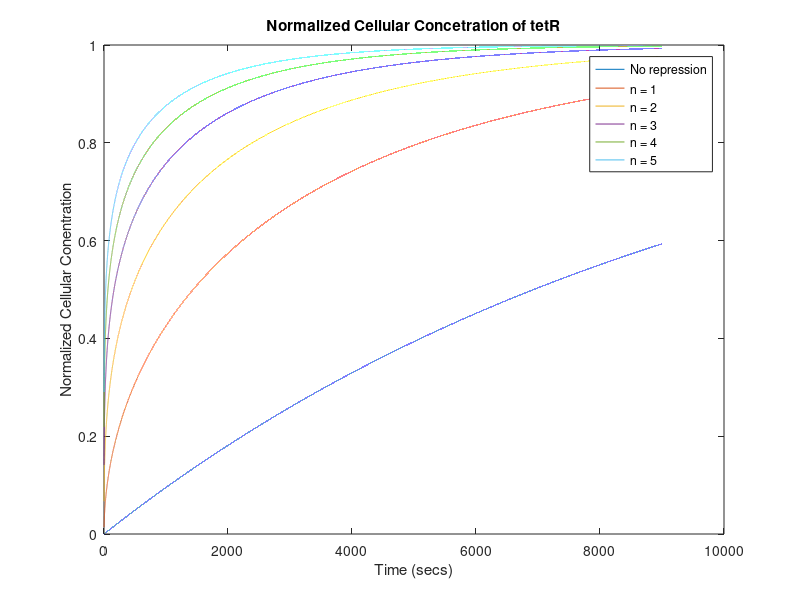
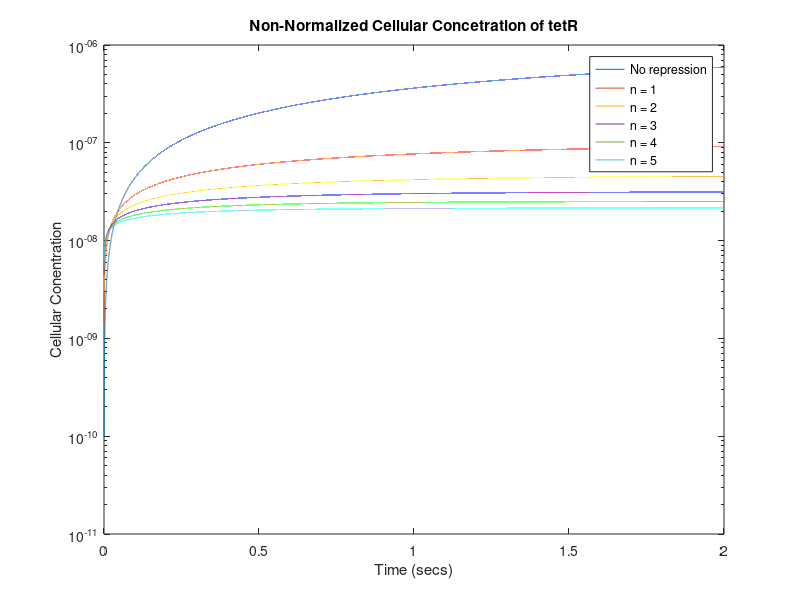

These charts were generated, in order, by the following MATLAB code:
clc;
clear all;
close all;

alpha = 10^-4; % 1/s
beta = 100*10^-12; % pmol/s
tau = 75*60; % 75 mins to s
k = 10*10^-9; % nmol
t = 1:0.1:2*tau; % s

n = 0:5;

x_norm = zeros(length(n),length(t));

for n = 0:5
    x_norm(n+1,:) = (1 - exp(-alpha*(n + 1)*t)).^(1/(n + 1)); 
end

figure(1)
plot(t,x_norm(1,:),t,x_norm(2,:),t,x_norm(3,:),t,x_norm(4,:)...
    ,t,x_norm(5,:),t,x_norm(6,:));
title('Normalized Cellular Concetration of tetR')
legend('No repression','n = 1','n = 2','n = 3','n = 4','n = 5')
xlabel('Time (secs)')
ylabel('Normalized Cellular Conentration')

x_non = zeros(length(n),length(t));

for n = 0:5
    x_st = ((beta*k^n)/alpha).^(1/(n+1));
    x_norm = (1 - exp(-alpha*(n + 1)*t)).^(1/(n + 1)); 
    
    x_non(n+1,:) = x_norm*x_st;
end

figure(2)
semilogy(t/tau,x_non(1,:),t/tau,x_non(2,:),t/tau,x_non(3,:),...
    t/tau,x_non(4,:),t/tau,x_non(5,:),t/tau,x_non(6,:));

legend('No repression','n = 1','n = 2','n = 3','n = 4','n = 5')
title('Non-Normalized Cellular Concetration of tetR')
xlabel('Time (secs)')
ylabel('Cellular Conentration')